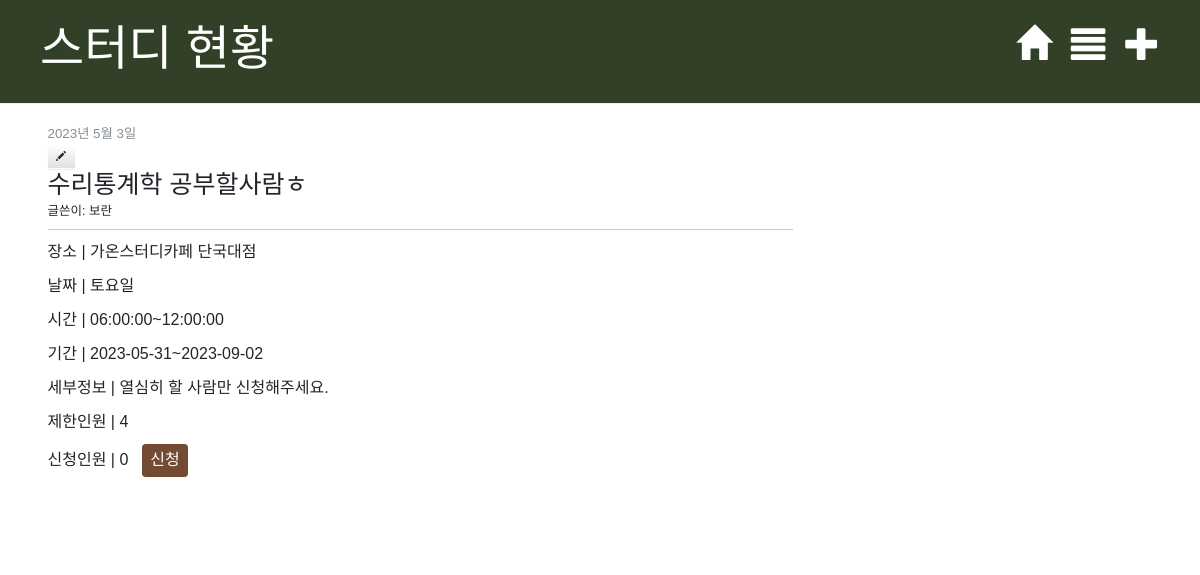
The page /blog/post/5/ on the database its author committed.
### blog/models.py (models this page shows, shortened)
class Post(models.Model):
    author = models.ForeignKey('accounts.User', on_delete=models.CASCADE)
    published_date = models.DateField(default=timezone.now)
    title = models.CharField(max_length=30)
    study_place = models.CharField(max_length=30)
    study_day = models.CharField(max_length=30)
    start_date = models.DateField(default=timezone.now)
    end_date = models.DateField(blank=False, null=False)
    start_time = models.TimeField(blank=False, null=False)
    end_time = models.TimeField(blank=False, null=False)
    limit_people = models.IntegerField(default=2)
    text = models.TextField(default='', blank=True)

### accounts/models.py (models this page shows)
class User(models.Model):
    username = models.CharField(max_length=128)
    useremail = models.EmailField(max_length=128)
    password = models.CharField(max_length=128)
    created_at = models.DateTimeField(auto_now_add=True)
    def __str__(self):
        return self.username
    class Meta:
        db_table = 'cafeProject_user'
        verbose_name = '카페앱 사용자'
        verbose_name_plural = '카페앱 사용자'

### blog/views.py (the view)
# urls.py: path('post/<int:pk>/', views.post_detail, name='post_detail'),
def post_detail(request, pk):
    post = get_object_or_404(Post, pk=pk)
    return render(request, 'blog/post_detail.html', {'post': post})

### blog/templates/blog/post_detail.html (shortened to what this page needs)
{% extends 'blog/base.html' %}
{% block content %}
    <div class="post">
        {% if post.published_date %}
            <div class="date">
                {{ post.published_date }}
            </div>
        {% endif %}
            <a class="btn btn-default" href="{% url 'post_edit' pk=post.pk %}"><span class="glyphicon glyphicon-pencil"></span></a>
        <h1>{{ post.title }}</h1>
        <h5>글쓴이: {{ post.author }}</h5>
        <hr>
        <p>장소 | {{ post.study_place|linebreaksbr }}</p>
        <p>날짜 | {{ post.study_day|linebreaksbr }}</p>
        <p>시간 | {{ post.start_time|linebreaksbr }}~{{ post.end_time|linebreaksbr }}</p>
        <p>기간 | {{ post.start_date|linebreaksbr }}~{{ post.end_date|linebreaksbr }}</p>
        <p>세부정보 | {{ post.text|linebreaksbr }}</p>
        <p>제한인원 | {{ post.limit_people|linebreaksbr }}</p>
        <p><span>신청인원 | <span id="count"> 0</span> &nbsp;&nbsp;<button id="apply" class="btn text-white" style="background-color: #734A32;" > 신청 </button></p>
{% endblock %}

### blog/static/css/blog.css (style rules this page uses)
.date { color: #868e96; font-size: 10pt; }
.post { margin-bottom: 70px; }

### rows shown on the page
Post: published_date "2023년 5월 3일", title "수리통계학 공부할사람ㅎ", author "보란", study_place "가온스터디카페 단국대점", study_day "토요일", start_time "06:00:00", end_time "12:00:00", start_date "2023-05-31", end_date "2023-09-02", text "열심히 할 사람만 신청해주세요.", limit_people "4"
